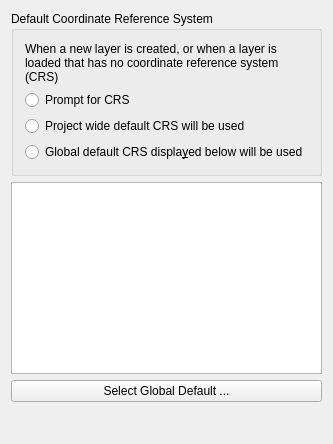
     <widget class="QWidget" name="stackedWidgetPage6">
      <layout class="QVBoxLayout" name="verticalLayout_6">
       <item>
        <widget class="QGroupBox" name="grpProjectionBehaviour">
         <property name="title">
          <string>Default Coordinate Reference System</string>
         </property>
         <layout class="QVBoxLayout">
          <property name="margin">
           <number>11</number>
          </property>
          <item>
           <widget class="QLabel" name="label_8">
            <property name="text">
             <string>When a new layer is created, or when a layer is loaded that has no coordinate reference system (CRS)</string>
            </property>
            <property name="wordWrap">
             <bool>true</bool>
            </property>
           </widget>
          </item>
          <item>
           <widget class="QRadioButton" name="radPromptForProjection">
            <property name="text">
             <string>Prompt for CRS</string>
            </property>
           </widget>
          </item>
          <item>
           <widget class="QRadioButton" name="radUseProjectProjection">
            <property name="text">
             <string>Project wide default CRS will be used</string>
            </property>
           </widget>
          </item>
          <item>
           <widget class="QRadioButton" name="radUseGlobalProjection">
            <property name="text">
             <string>Global default CRS displa&amp;yed below will be used</string>
            </property>
           </widget>
          </item>
         </layout>
        </widget>
       </item>
       <item>
        <widget class="QTextBrowser" name="txtGlobalWkt"/>
       </item>
       <item>
        <widget class="QPushButton" name="pbnSelectProjection">
         <property name="text">
          <string>Select Global Default ...</string>
         </property>
        </widget>
       </item>
       <item>
        <spacer>
         <property name="orientation">
          <enum>Qt::Vertical</enum>
         </property>
         <property name="sizeHint" stdset="0">
          <size>
           <width>51</width>
           <height>31</height>
          </size>
         </property>
        </spacer>
       </item>
      </layout>
     </widget>
